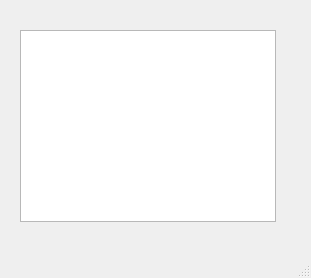
<?xml version="1.0" encoding="UTF-8"?>
<ui version="4.0">
 <class>MainWindow</class>
 <widget class="QMainWindow" name="MainWindow">
  <property name="geometry">
   <rect>
    <x>0</x>
    <y>0</y>
    <width>311</width>
    <height>278</height>
   </rect>
  </property>
  <property name="windowTitle">
   <string>MainWindow</string>
  </property>
  <widget class="QWidget" name="centralwidget">
   <widget class="QTreeView" name="treeView">
    <property name="geometry">
     <rect>
      <x>20</x>
      <y>30</y>
      <width>256</width>
      <height>192</height>
     </rect>
    </property>
   </widget>
  </widget>
  <widget class="QMenuBar" name="menubar">
   <property name="geometry">
    <rect>
     <x>0</x>
     <y>0</y>
     <width>311</width>
     <height>18</height>
    </rect>
   </property>
  </widget>
  <widget class="QStatusBar" name="statusbar"/>
 </widget>
 <resources/>
 <connections/>
</ui>
